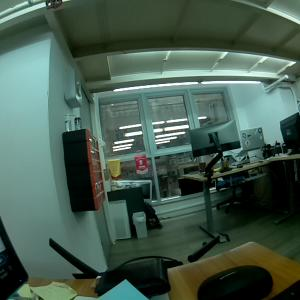
#> input picture advance/resource/image_no_finish_line.jpg, 300 x 300 px
$ jupyter execute '7. Detect red pixels in an image.ipynb'   (shell and % lines are left out)
#> lines starting #> are read from the running program, lines starting #| are printed output that depends on the picture; after the words box and inside, x2 and y2 are one past the last pixel; in counts of white or black regions, pixels touching at a corner belong together
# Detect red pixels in an image

## Import some libraries

[cell 1]
import time
import numpy as np
import cv2
import matplotlib.pyplot as plt

## Load an image without red pixel

[cell 2]
img = cv2.imread("resource/image_no_finish_line.jpg")
#> img is the input picture: shape (300, 300, 3); mean B, G, R 79.7, 92.4, 70.5
img = cv2.cvtColor(img, cv2.COLOR_BGR2RGB)
#> `img_hsv=cv2.cvtColor(img, cv2.COLOR_RGB2HSV)`: img_hsv: shape (300, 300, 3); mean H, S, V 68.1, 100.4, 93.3
plt.imshow(img)

[cell 3]
def red_mask(img):
    lower_red = np.array([0,100,100])
    upper_red = np.array([10,255,255])
    mask0 = cv2.inRange(img_hsv, lower_red, upper_red)
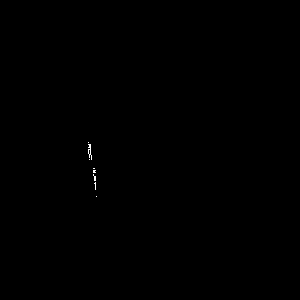
#> mask0: shape (300, 300); 0.07% white in thin lines or dots, all inside (x1, y1, x2, y2) = (88, 142, 97, 197)

    lower_red = np.array([170,100,100])
    upper_red = np.array([180,255,255])
    mask1 = cv2.inRange(img_hsv, lower_red, upper_red)
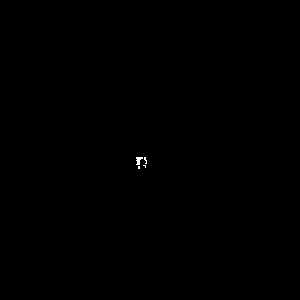
#> mask1: shape (300, 300); 0.06% white in thin lines or dots, all inside (x1, y1, x2, y2) = (136, 157, 147, 169)

    return mask0, mask1

[cell 4]
img_hsv=cv2.cvtColor(img, cv2.COLOR_RGB2HSV)

mask0, mask1 = red_mask(img_hsv)

plt.matshow(mask0, cmap = 'gray')
plt.matshow(mask1, cmap = 'gray')

## Join the mask and cut the upper part

[cell 5]
 # join my masks
mask = mask0+mask1
#> mask: shape (300, 300); 0.14% white in thin lines or dots, all inside (x1, y1, x2, y2) = (88, 142, 147, 197)

# Mask top 3/4 portion
mask_percent = 0.75
height, width = mask.shape
#> height = 300; width = 300
plt.matshow(mask, cmap = 'gray')

#  Fill up the top 3/4 with blank (0,0)
mask = cv2.rectangle(mask, (0, 0), (width, int(height * mask_percent)), 0, -1)
#> mask: shape (300, 300); every value is 0
plt.matshow(mask, cmap = 'gray')

[cell 6]
tot_pixel = int(height * (1-mask_percent)) * width  # total pixel of the ROI (Region of Interest)
#> tot_pixel = 22500
red_pixel = np.count_nonzero(mask)
#> red_pixel = 0
if ((red_pixel / tot_pixel) > 0.2):
    print("{} finishing line detected".format(time.time()))
print(f"Number of red pixels: {red_pixel}")
#| Number of red pixels: 0
print(f"Number of all pixels: {tot_pixel}")
#| Number of all pixels: 22500

## Exercise #1

Now copy the code above and calculate the number of red pixel in the image given below

[cell 7]
img = cv2.imread("resource/image_finish_line.jpg")
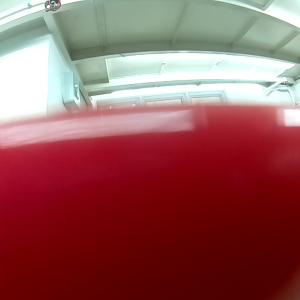
#> input picture advance/resource/image_finish_line.jpg, 300 x 300 px
#> img is the input picture: shape (300, 300, 3); mean B, G, R 87.9, 87.3, 147.7
img = cv2.cvtColor(img, cv2.COLOR_BGR2RGB)
plt.imshow(img)

[cell 8]
## Answer

img_hsv=cv2.cvtColor(img, cv2.COLOR_RGB2HSV)
#> img_hsv: shape (300, 300, 3); mean H, S, V 90.4, 153.5, 154.6

mask0, mask1 = red_mask(img_hsv)
#> in red_mask (call 2), `mask0 = cv2.inRange(img_hsv, lower_red, upper_red)`:
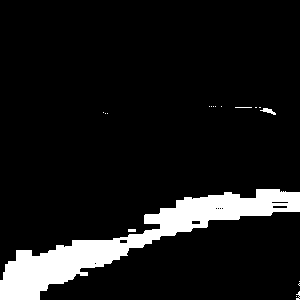
#> mask0: shape (300, 300); 9.5% white; 18 white regions (15 under 20 px), largest, box (x1, y1, x2, y2) and area: (0, 189, 300, 300) 8455, (260, 108, 276, 115) 52, (128, 229, 136, 232) 24
#> in red_mask (call 2), `mask1 = cv2.inRange(img_hsv, lower_red, upper_red)`:
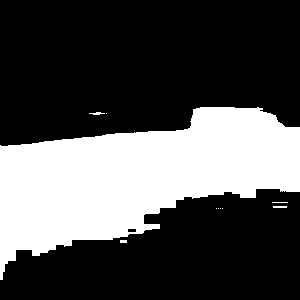
#> mask1: shape (300, 300); 31.2% white; 10 white regions (6 under 20 px), largest, box (x1, y1, x2, y2) and area: (0, 107, 300, 280) 27964, (89, 112, 105, 115) 28, (273, 206, 287, 208) 28, (120, 240, 127, 243) 21

 # join my masks
mask = mask0+mask1
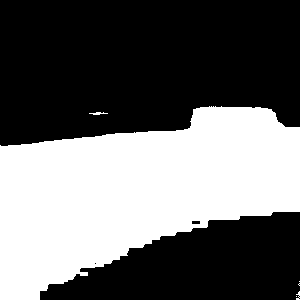
#> mask: shape (300, 300); 40.7% white; 6 white regions (4 under 20 px), largest, box (x1, y1, x2, y2) and area: (0, 106, 300, 300) 36590, (89, 112, 108, 115) 32

# Mask top 3/4 portion
mask_percent = 0.75
height, width = mask.shape

#  Fill up the top 3/4 with blank (0,0)
mask = cv2.rectangle(mask, (0, 0), (width, int(height * mask_percent)), 0, -1)
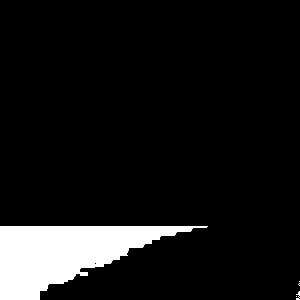
#> mask: shape (300, 300); 8.9% white; 5 white regions (4 under 20 px), largest, box (x1, y1, x2, y2) and area: (0, 226, 208, 300) 7991
plt.matshow(mask, cmap = 'gray')

tot_pixel = int(height * (1-mask_percent)) * width  # total pixel of the ROI (Region of Interest)
red_pixel = np.count_nonzero(mask)
#> red_pixel = 8015
if ((red_pixel / tot_pixel) > 0.2):
    print("Finishing line detected")
print(f"Number of red pixels: {red_pixel}")
#| Number of red pixels: 8015
print(f"Number of all pixels: {tot_pixel}")
#| Number of all pixels: 22500
